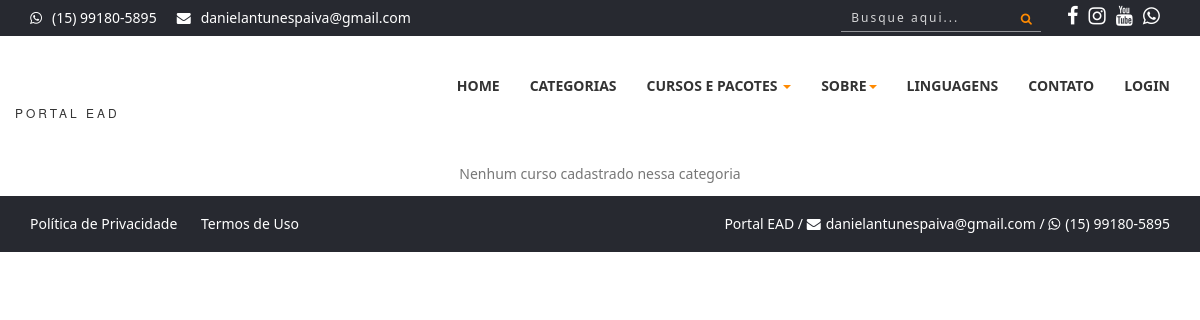
Page /categoria-dadadada on the earlier database version.
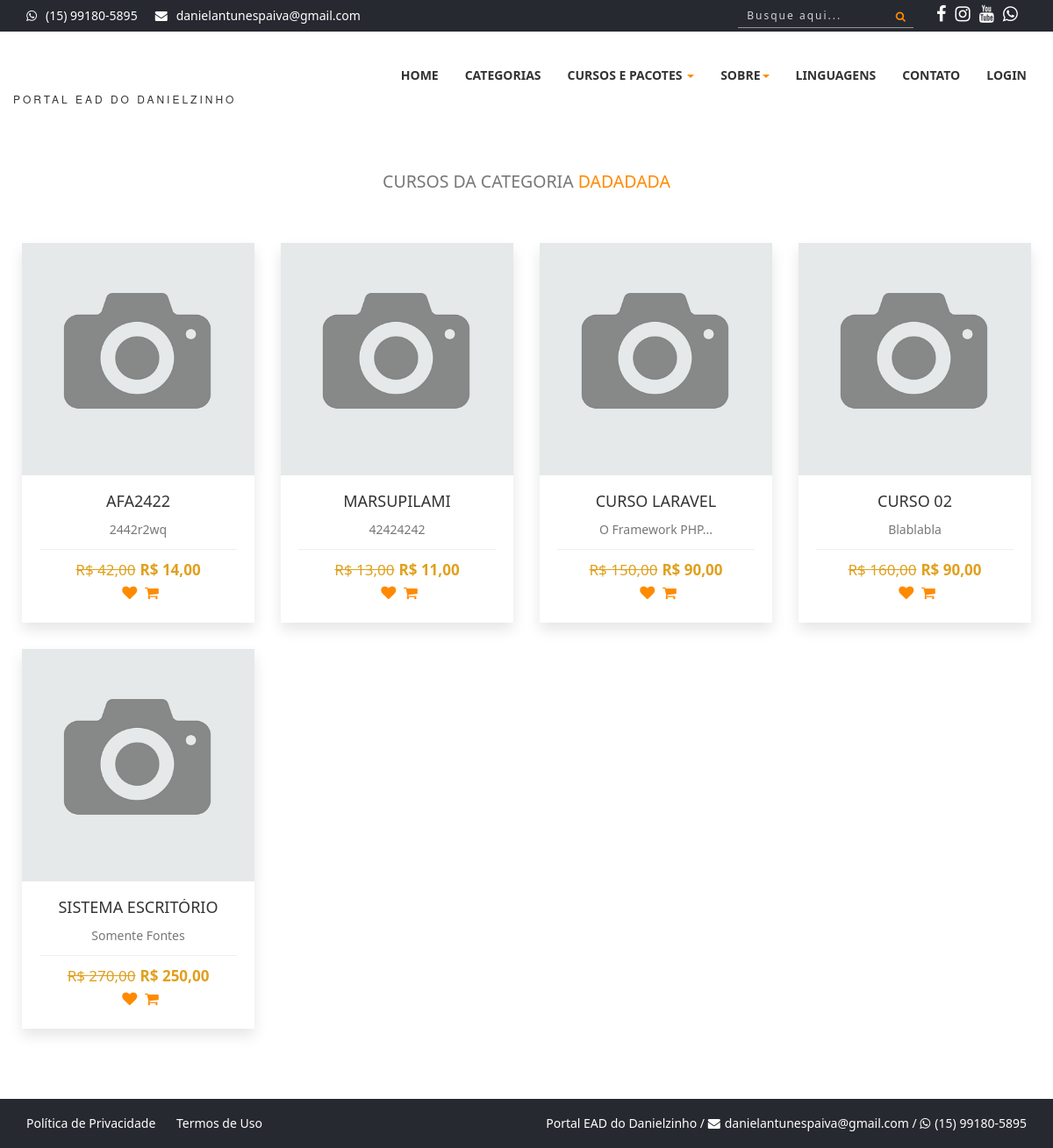
Same page on the later database version.
### tables this page shows
CREATE TABLE `config` (
  `id` int(11) NOT NULL,
  `nome_sistema` varchar(50) NOT NULL,
  `email_sistema` varchar(50) NOT NULL,
  `tel_sistema` varchar(20) NOT NULL,
  `cnpj_sistema` varchar(25) DEFAULT NULL,
  `tipo_chave_pix` varchar(25) DEFAULT NULL,
  `chave_pix` varchar(100) DEFAULT NULL,
  `logo` varchar(20) NOT NULL,
  `icone` varchar(20) NOT NULL,
  `logo_rel` varchar(20) NOT NULL,
  `qrcode_pix` varchar(20) DEFAULT NULL,
  `facebook` varchar(120) DEFAULT NULL,
  `instagram` varchar(120) DEFAULT NULL,
  `youtube` varchar(120) DEFAULT NULL,
  `itens_pag` int(11) NOT NULL,
  `video_sobre` varchar(100) NOT NULL,
  `itens_relacionados` int(11) NOT NULL,
  `aulas_liberadas` int(11) NOT NULL,
  `desconto_pix` int(11) NOT NULL,
  `email_adm_mat` varchar(5) DEFAULT NULL,
  `cartoes_fidelidade` int(11) NOT NULL,
  `taxa_boleto` decimal(8,2) NOT NULL,
  `taxa_mp` decimal(8,2) NOT NULL,
  `taxa_paypal` decimal(8,2) NOT NULL,
  `valor_max_cartao` decimal(8,2) NOT NULL,
  `total_emails_por_envio` int(11) NOT NULL,
  `intervalo_envio_email` int(11) NOT NULL,
  `script_dia` date DEFAULT NULL,
  `dias_email_matricula` int(11) NOT NULL,
  `dias_excluir_matricula` int(11) NOT NULL
);

CREATE TABLE `categorias` (
  `id` int(11) NOT NULL,
  `nome` varchar(50) NOT NULL,
  `descricao` varchar(50) NOT NULL,
  `foto` varchar(100) DEFAULT NULL,
  `nome_url` varchar(100) DEFAULT NULL
);

CREATE TABLE `cursos` (
  `id` int(11) NOT NULL,
  `nome` varchar(50) NOT NULL,
  `desc_rapida` varchar(60) NOT NULL,
  `desc_longa` text NOT NULL,
  `valor` decimal(8,2) NOT NULL,
  `professor` int(11) NOT NULL,
  `categoria` int(11) NOT NULL,
  `imagem` varchar(100) NOT NULL,
  `status` varchar(20) NOT NULL,
  `carga` int(11) NOT NULL,
  `mensagem` varchar(255) NOT NULL,
  `arquivo` varchar(150) NOT NULL,
  `ano` int(11) NOT NULL,
  `palavras` varchar(255) NOT NULL,
  `grupo` int(11) NOT NULL,
  `nome_url` varchar(150) NOT NULL,
  `pacote` varchar(100) NOT NULL,
  `sistema` varchar(5) NOT NULL,
  `link` varchar(150) NOT NULL,
  `tecnologias` varchar(150) NOT NULL,
  `promocao` decimal(8,2) NOT NULL,
  `matriculas` int(11) NOT NULL
);

### sistema/conexao.php (called while the page is built, shortened)
<?php
$servidor = 'localhost';
$banco = 'portalead';
$usuario = 'root';
$senha = '';
$nome_sistema = 'Portal EAD do Danielzinho';
$email_sistema = 'danielantunespaiva@gmail.com';
$tel_sistema = '(15) 99180-5895';
try {
    $pdo = new PDO("mysql:dbname=$banco; host=$servidor", "$usuario", "$senha");
} catch (Throwable $th) {
    echo 'Erro ao conectar ao banco de dados! <br><br>' . $th;
}
$query = $pdo->query("SELECT * FROM config");
$res = $query->fetchAll(PDO::FETCH_ASSOC);
$total_reg = @count($res);
if ($total_reg == 0) {
    $pdo->query("INSERT into config SET nome_sistema = '$nome_sistema', email_sistema = '$email_sistema', tel_sistema = '$tel_sistema', logo = 'logo.png', icone = 'favicon.ico', logo_rel = 'logo.jpg', itens_pag = '12', cartoes_fidelidade = '5', valor_max_cartao = '100', total_emails_por_envio = '480', intervalo_envio_email = '70', dias_email_matricula = '3', dias_excluir_matricula = '30', script_dia = curDate()");
} else {
    $nome_sistema = $res[0]['nome_sistema'];
    $email_sistema = $res[0]['email_sistema'];
}
?>

### categoria.php (the view, shortened to what the changed rows need)
<?php
require_once('cabecalho.php');
$url = $_GET['url'];
$query = $pdo->query("SELECT * FROM categorias WHERE nome_url = '$url'");
$res = $query->fetchAll(PDO::FETCH_ASSOC);
$id_cat = $res[0]['id'];
$nome_cat = $res[0]['nome'];
$query = $pdo->query("SELECT * FROM cursos where categoria = '$id_cat' order by id desc");
$res = $query->fetchAll(PDO::FETCH_ASSOC);
$total_reg = @count($res);
if ($total_reg > 0) {
?>
    <div class="section-heading text-center">
        <div class="col-md-12 col-xs-12" style="margin-top:50px">
            <h2><small>Cursos da Categoria <span><?php echo $nome_cat ?></span></small></h2>
        </div>
    </div>
    <section id="portfolio">
        <div class="row" style="margin-left:10px; margin-right:10px; margin-top:-10px;">
            <?php
            for ($i = 0; $i < $total_reg; $i++) {
                $nome = $res[$i]['nome'];
                $nome = mb_strimwidth($nome, 0, 20, "...");
                $desc_rapida = $res[$i]['desc_rapida'];
                $desc_rapida = mb_strimwidth($desc_rapida, 0, 18, "...");
                $valor = $res[$i]['valor'];
                $promocao = $res[$i]['promocao'];
                $foto = $res[$i]['imagem'];
                $url = $res[$i]['nome_url'];
                $valorF = number_format($valor, 2, ',', '.',);
                $promocaoF = number_format($promocao, 2, ',', '.',);
            ?>
                <div class="col-xs-12 col-sm-6 col-md-3 col-lg-3 portfolio-item">
                    <div class="portfolio-one">
                        <div class="portfolio-head">
                            <div class="portfolio-img"><img alt="" src="sistema/painel-admin/img/cursos/<?php echo $foto ?>"></div>
                        </div>
                        <div class="portfolio-content" align="center">
                            <a href="curso-de-<?php echo $url ?>" title="Detalhes do Curso">
                                <h5 class="title"><?php echo $nome ?></h5>
                                <p style="margin-top:0px;"><?php echo $desc_rapida ?></p>
                            </a>
                            <div class="product-bottom-details">
                                <?php
                                if ($promocao > 0) {
                                ?>
                                    <div class="product-price"><small>R$ <?php echo $valorF ?></small>R$ <?php echo $promocaoF ?></div>
                                <?php } else { ?>
                                    <div class="product-price">R$ <?php echo $valorF ?></div>
                                <?php } ?>
                                <div class="product-links">
                                    <a href=""><i class="fa fa-heart"></i></a>
                                    <a href=""><i class="fa fa-shopping-cart"></i></a>
                                </div>
                            </div>
                        </div>
                    </div>
                </div>
            <?php
            }
            ?>
        </div>
    </section>
<?php
} else {
    echo '<br> <p align="center">Nenhum curso cadastrado nessa categoria</p>';
}
require_once('rodape.php');
?>

### cabecalho.php (shortened to what the changed rows need)
<?php
require_once('sistema/conexao.php');
?>
<!DOCTYPE html>
<html>
<head>
    <link rel="stylesheet" href="https://cdnjs.cloudflare.com/ajax/libs/font-awesome/4.5.0/css/font-awesome.min.css">
    <link rel="stylesheet" href="scss/main.css">
    <link rel="stylesheet" href="scss/skin.css">
    <link rel="stylesheet" href="scss/card.css">
    <link rel="stylesheet" href="scss/curso.css">
</head>
<body id="wrapper">
    <section id="top-header">
        <div class="container">
            <div class="row">
                <div class="col-md-7 col-sm-7 col-xs-7 top-header-links">
                    <ul class="contact_links">
                        <li><i class="fa fa-envelope"></i><a href="#"><?php echo $email_sistema ?></a></li>
                    </ul>
                </div>
            </div>
        </div>
    </section>
    <header>
        <nav class="navbar navbar-inverse" style="z-index: 1000">
            <div class="container">
                <div class="row">
                    <div class="navbar-header">
                        <a class="navbar-brand" href="./">
                            <h1> <img src="sistema/img/logo.png" alt="" width="60px">
                            </h1><span><?php echo $nome_sistema ?></span>
                        </a>
                    </div>
                </div>
            </div>
        </nav>
    </header>
    <div id="area-conteudo">

### rodape.php (shortened to what the changed rows need)
<?php
require_once('sistema/conexao.php');
?>
</div>
<section id="bottom-footer">
    <div class="container">
        <div class="row">
            <div class="col-md-6 col-sm-6 col-xs-12 copyright">
                <span class="cor-branca ocultar-mobile"><?php echo $nome_sistema ?> / </span> <i class="fa fa-envelope" style="color:#FFF; margin-right:5px"> </i><a href="#" style="color:#FFF"><?php echo $email_sistema ?></a> / <i class="fa fa-whatsapp" style="color:#FFF; margin-right:5px"></i><a href="http://api.whatsapp.com/send?1=pt_BR&phone=55<?php echo $tel_sistema ?>" target="_blank" style="color:#FFF"><?php echo $tel_sistema ?></a>
            </div>
        </div>
    </div>
</section>
</html>

Differences in the rows shown:
changed config "danielantunespaiva@gmail.com": nome_sistema "PORTAL EAD" → "PORTAL EAD DO DANIELZINHO"; nome_sistema "Portal EAD" → "Portal EAD do Danielzinho"
added categorias: nome "DADADADA"
added cursos: imagem (picture), nome "AFA2422", desc_rapida "2442r2wq", valor "42,00", promocao "14,00"
added cursos: imagem (picture), nome "MARSUPILAMI", desc_rapida "42424242", valor "13,00", promocao "11,00"
added cursos: imagem (picture), nome "CURSO LARAVEL", desc_rapida "O Framework PHP...", valor "150,00", promocao "90,00"
added cursos: imagem (picture), nome "CURSO 02", desc_rapida "Blablabla", valor "160,00", promocao "90,00"
added cursos: imagem (picture), nome "SISTEMA ESCRITÓRIO", desc_rapida "Somente Fontes", valor "270,00", promocao "250,00"
Other differences:
text no longer shown: "Nenhum curso cadastrado nessa categoria"
text now shown: "CURSOS DA CATEGORIA"
